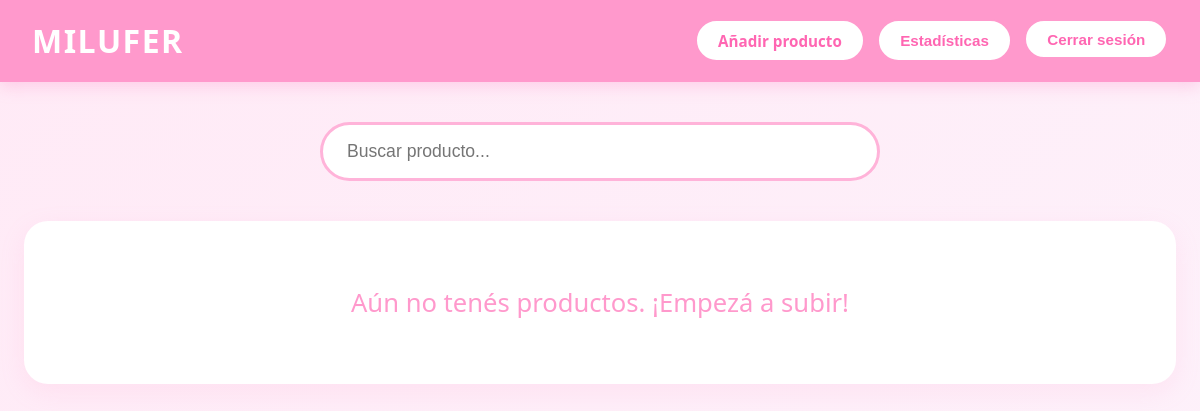
/panel_admin/ (signed in), run on an earlier commit of the app's database.
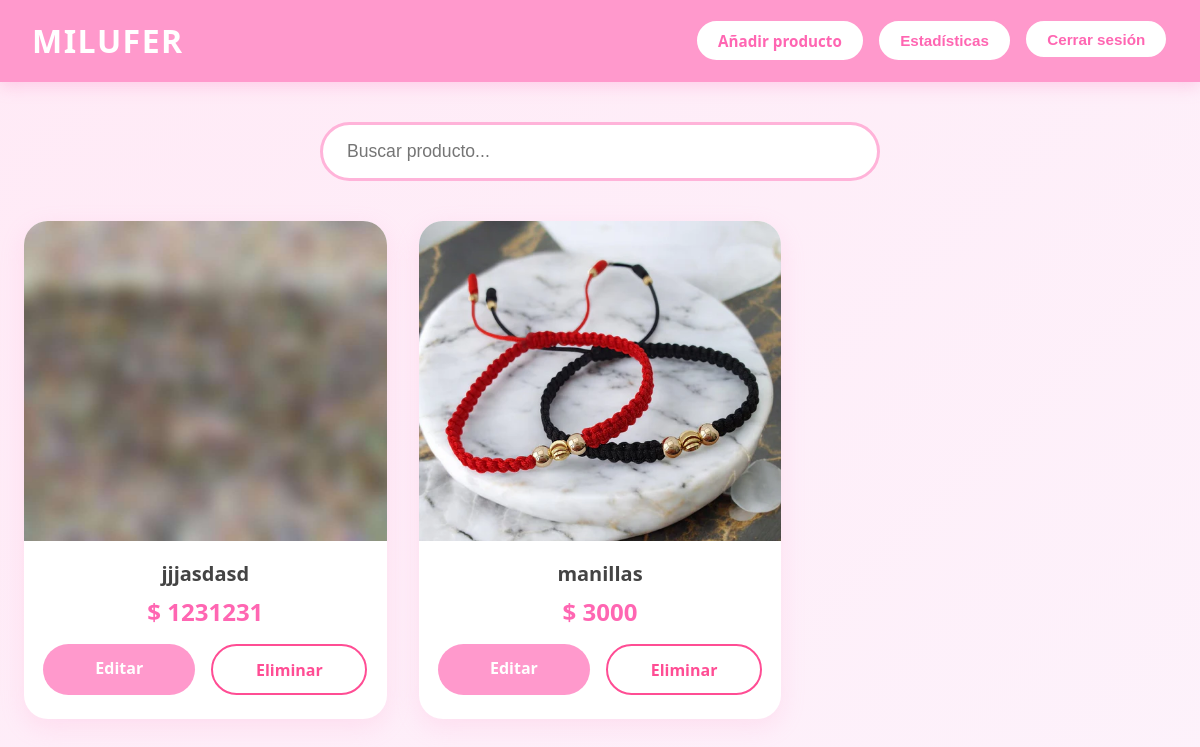
And on a later commit of the database.
### joyeria/models.py (models this page shows, shortened)
class Producto(models.Model):
    nombre = models.CharField(max_length=100)
    precio = models.IntegerField(help_text="Precio en pesos (ej: 45000)")
    descripcion = models.TextField(blank=True, null=True)
    imagen = models.ImageField(upload_to='productos/', blank=True, null=True)
    activo = models.BooleanField(default=True)
    creado_en = models.DateTimeField(auto_now_add=True)
    class Meta:
        ordering = ['-creado_en']

### joyeria/views.py (the view)
# urls.py: path('panel_admin/', panel_admin, name='panel_admin'),
@user_passes_test(es_admin, login_url='login')
def panel_admin(request):
    productos = Producto.objects.all().order_by('-creado_en')  # ordena por más nuevo
    return render(request, 'panel_admin.html', {
        'productos': productos
    })

### joyeria/views.py (called while the page is built)
def es_admin(user):
    return user.is_superuser

### joyeria/templates/panel_admin.html (shortened to what this page needs)
{% load static %}
<!DOCTYPE html>
<html lang="es">
<head>
  <link rel="stylesheet" href="{% static 'panel_admin.css' %}">
</head>
<body>
  <header>
    <h1>MILUFER</h1>
    <div class="header-buttons">
      <a href="{% url 'admin:joyeria_producto_add' %}" class="btn-header">Añadir producto</a>
      <button id="statsBtn" class="btn-header">Estadísticas</button>
      <form action="{% url 'logout' %}" method="post" style="display:inline;">
      <button type="submit" class="btn-header">Cerrar sesión</button>
      </form>
    </div>
  </header>
  <div class="container">
    <div class="search-bar">
      <input type="text" id="search" placeholder="Buscar producto..." onkeyup="filtrar()">
    </div>
    <div class="productos-grid" id="grid">
      {% for p in productos %}
      <div class="producto-card">
        {% if p.imagen %}
          <img src="{{ p.imagen.url }}" alt="{{ p.nombre }}">
        {% else %}
          <div class="sin-imagen">Sin foto</div>
        {% endif %}
        <h3>{{ p.nombre }}</h3>
        <p class="precio">$ {{ p.precio }}</p>
        <div class="acciones">
          <a href="{% url 'admin:joyeria_producto_change' p.id %}" class="btn-edit">Editar</a>
          <a href="{% url 'admin:joyeria_producto_delete' p.id %}" class="btn-delete"
             onclick="return confirm('¿Eliminar {{ p.nombre }} para siempre?')">Eliminar</a>
        </div>
      </div>
      {% empty %}
      <p class="no-productos">Aún no tenés productos. ¡Empezá a subir!</p>
      {% endfor %}
    </div>
  </div>
</body>
</html>

### joyeria/static/panel_admin.css (style rules this page uses)
* { margin: 0; padding: 0; box-sizing: border-box; }
body { font-family: 'Segoe UI', Tahoma, Geneva, Verdana, sans-serif; background: linear-gradient(135deg, #ffeaf6 0%, #fdf2fb 100%); color: #333; min-height: 100vh; }
header { background: #ff99cc; color: white; padding: 1.2rem 2rem; display: flex; justify-content: space-between; align-items: center; box-shadow: 0 4px 15px rgba(255, 153, 204, 0.4); position: sticky; top: 0; z-index: 100; }
header h1 { font-size: 2rem; font-weight: 800; letter-spacing: 1.5px; }
.header-buttons { display: flex; gap: 0.8rem; flex-wrap: wrap; }
.btn-header { background: white; color: #ff66b2; border: 2.5px solid #ff99cc; padding: 0.6rem 1.3rem; border-radius: 30px; font-weight: bold; text-decoration: none; font-size: 0.95rem; transition: all 0.3s ease; box-shadow: 0.3s; }
.container { max-width: 1300px; margin: 2.5rem auto; padding: 0 1.5rem; }
.search-bar { margin-bottom: 2.5rem; text-align: center; }
#search { width: 100%; max-width: 560px; padding: 1rem 1.5rem; font-size: 1.1rem; border: 3px solid #ffb3d9; border-radius: 40px; outline: none; background: white; transition: all 0.3s ease; }
.productos-grid { display: grid; grid-template-columns: repeat(auto-fill, minmax(280px, 1fr)); gap: 2rem; }
.producto-card { background: white; border-radius: 24px; overflow: hidden; box-shadow: 0 8px 25px rgba(255, 153, 204, 0.2); transition: all 0.4s ease; display: flex; flex-direction: column; }
.producto-card img { width: 100%; height: 320px; object-fit: cover; }
.producto-card h3 { padding: 1.2rem 1.4rem 0.5rem; font-size: 1.25rem; color: #444; text-align: center; flex-grow: 1; }
.producto-card p { text-align: center; padding: 0 1.4rem 1rem; font-size: 1.5rem; font-weight: 800; color: #ff66b2; }
.acciones { padding: 0 1.2rem 1.5rem; display: flex; gap: 1rem; }
.btn-edit, .btn-delete { flex: 1; padding: 0.8rem; border-radius: 30px; font-weight: bold; text-decoration: none; text-align: center; transition: all 0.3s ease; }
.btn-edit { background: #ff99cc; color: white; }
.btn-delete { background: white; color: #ff4d94; border: 2px solid #ff4d94; }

What changed in the data, as far as the page shows it:
added Producto: imagen (picture), nombre "jjjasdasd", precio "1231231"
added Producto: imagen (picture), nombre "manillas", precio "3000"
Also different on the page:
text no longer shown: "Aún no tenés productos. ¡Empezá a subir!"
